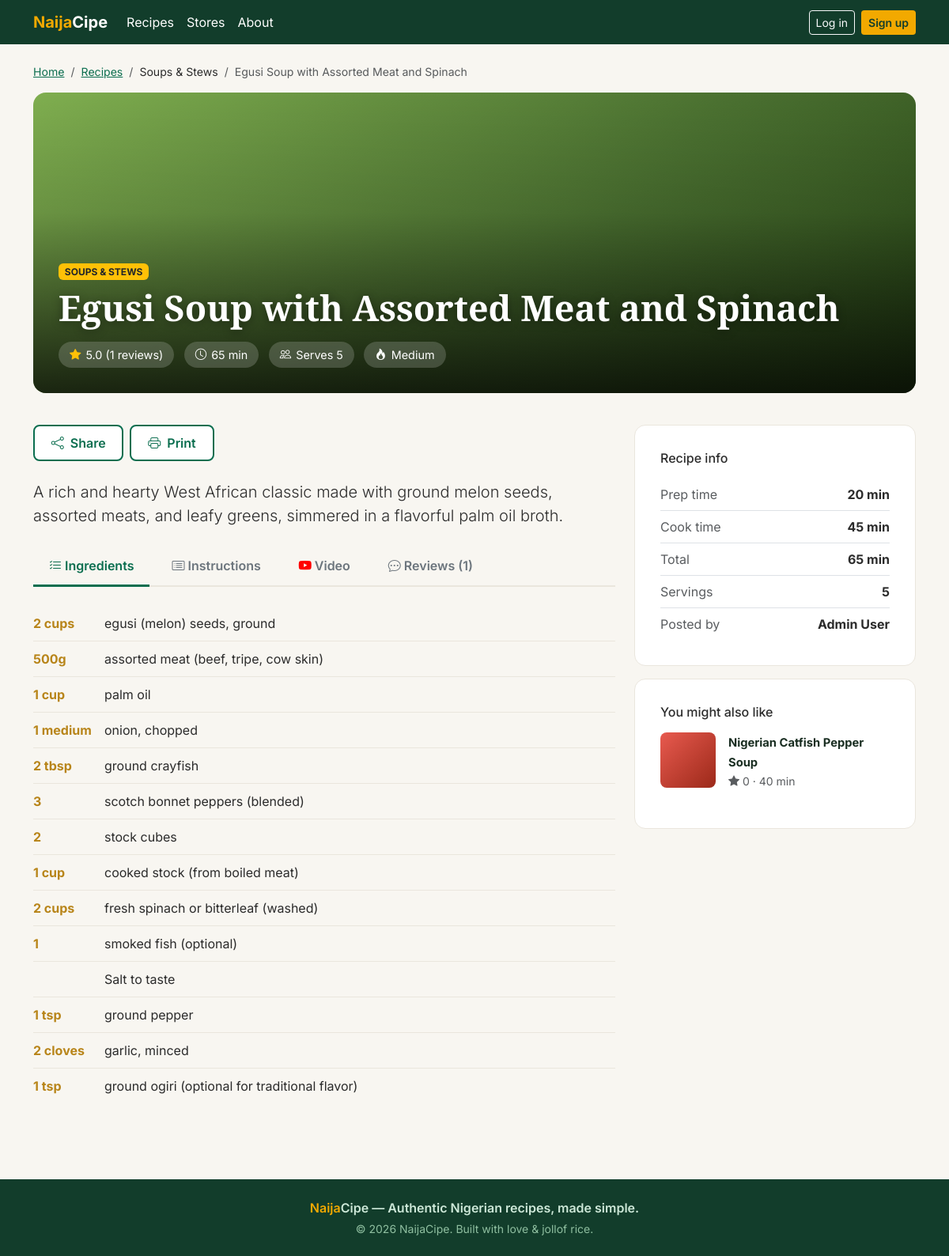
The page /recipes/egusi-soup-with-assorted-meat-and-spinach on the database its author committed.
### models.py (models this page shows, shortened)
class Recipe(db.Model):
    __tablename__ = 'recipes'
    id = db.Column(db.Integer, primary_key=True)
    title = db.Column(db.String(255), nullable=False)
    slug = db.Column(db.String(255), unique=True, nullable=False, index=True)
    category = db.Column(db.String(80))
    description = db.Column(db.Text)
    prep_time = db.Column(db.Integer)
    cook_time = db.Column(db.Integer)
    servings = db.Column(db.Integer)
    difficulty = db.Column(db.String(20))
    rating = db.Column(db.Float, default=0.0)
    review_count = db.Column(db.Integer, default=0)
    posted_by = db.Column(db.Integer, db.ForeignKey('users.id'))
    img_class = db.Column(db.String(50), default='img-egusi')
    cover_image = db.Column(db.String(500))
    youtube_url = db.Column(db.String(500))
    instructions = db.Column(db.Text)
    status = db.Column(db.String(20), default='published')
    created_at = db.Column(db.DateTime, default=datetime.utcnow)
    updated_at = db.Column(db.DateTime, default=datetime.utcnow, onupdate=datetime.utcnow)
    poster = db.relationship('User', foreign_keys=[posted_by])
    ingredients = db.relationship('RecipeIngredient', backref='recipe', lazy=True, cascade='all, delete-orphan')
    reviews = db.relationship('Review', backref='recipe', lazy=True, cascade='all, delete-orphan')
    favourites = db.relationship('Favourite', backref='recipe', lazy=True, cascade='all, delete-orphan')

class RecipeIngredient(db.Model):
    __tablename__ = 'recipe_ingredients'
    id = db.Column(db.Integer, primary_key=True)
    recipe_id = db.Column(db.Integer, db.ForeignKey('recipes.id'), nullable=False)
    quantity = db.Column(db.String(50))
    ingredient_name = db.Column(db.String(255))

class User(db.Model):
    __tablename__ = 'users'
    id = db.Column(db.Integer, primary_key=True)
    username = db.Column(db.String(80), unique=True, nullable=False, index=True)
    email = db.Column(db.String(120), unique=True, nullable=False, index=True)
    password = db.Column(db.String(255), nullable=False)
    full_name = db.Column(db.String(120))
    avatar_url = db.Column(db.String(500))
    created_at = db.Column(db.DateTime, default=datetime.utcnow)
    updated_at = db.Column(db.DateTime, default=datetime.utcnow, onupdate=datetime.utcnow)
    reviews = db.relationship('Review', backref='author', lazy=True, cascade='all, delete-orphan')
    favourites = db.relationship('Favourite', backref='user', lazy=True, cascade='all, delete-orphan')

### app.py (the view, shortened to what this page needs)
@app.route("/recipes/<slug>")
def recipe_detail(slug):
    db_recipe = Recipe.query.filter_by(slug=slug).first_or_404()
    review_form = ReviewForm()
    ingredient_list = [
        {"qty": ing.quantity or "", "name": ing.ingredient_name or ""}
        for ing in db_recipe.ingredients
    ]
    steps = [l.strip() for l in (db_recipe.instructions or "").splitlines() if l.strip()]
    instruction_list = [
        {"step_num": i + 1, "title": f"Step {i + 1}", "body": step}
        for i, step in enumerate(steps)
    ]
    review_list = [
        {
            "status": "approved",
            "rating": rv.rating,
            "body": rv.body,
            "created_at": rv.created_at,
            "user": {
                "full_name": rv.author.full_name or rv.author.username,
                "initial": (rv.author.full_name or rv.author.username)[0].upper(),
                "avatar_bg": None,
            },
        }
        for rv in db_recipe.reviews
    ]
    related_db = Recipe.query.filter(
        Recipe.category == db_recipe.category,
        Recipe.id != db_recipe.id,
        Recipe.status == 'published',
    ).limit(3).all()
    related = [
        {
            "slug": r.slug,
            "title": r.title,
            "img_class": r.img_class or "img-egusi",
            "avg_rating": round(r.rating or 0, 1),
            "total_time": (r.prep_time or 0) + (r.cook_time or 0),
        }
        for r in related_db
    ]
    poster_name = "Admin"
    if db_recipe.poster:
        poster_name = db_recipe.poster.full_name or db_recipe.poster.username
    recipe = types.SimpleNamespace(
        id=db_recipe.id,
        slug=db_recipe.slug,
        title=db_recipe.title,
        category=types.SimpleNamespace(name=db_recipe.category or ""),
        img_class=db_recipe.img_class or "img-egusi",
        avg_rating=round(db_recipe.rating or 0, 1),
        review_count=db_recipe.review_count or 0,
        total_time=(db_recipe.prep_time or 0) + (db_recipe.cook_time or 0),
        prep_time=db_recipe.prep_time or 0,
        cook_time=db_recipe.cook_time or 0,
        servings=db_recipe.servings or 0,
        difficulty=db_recipe.difficulty or "",
        description=db_recipe.description or "",
        posted_by=poster_name,
        youtube_url=db_recipe.youtube_url,
        ingredient_list=ingredient_list,
        instruction_list=instruction_list,
        review_list=review_list,
    )
    user_has_favourited = False
    user_has_reviewed = False
    return render_template(
        "screens/detail.html",
        recipe=recipe,
        user_has_favourited=user_has_favourited,
        user_has_reviewed=user_has_reviewed,
        review_form=review_form,
        related=related,
    )

### app.py (called while the page is built)
@app.context_processor
def inject_globals():
    current_user = None
    if session.get("logged_in") and session.get("user_id"):
        current_user = User.query.get(session.get("user_id"))
    return {
        "current_year": datetime.now().year,
        "app_name": "NaijaCipe",
        "is_logged_in": session.get("logged_in", False),
        "current_user": current_user,
    }

### templates/screens/detail.html (shortened to what this page needs)
{% extends "base.html" %}
{% from "partials/macros.html" import star_rating %}
{% block content %}
<div class="container py-4">
  <nav aria-label="breadcrumb" class="mb-3">
    <ol class="breadcrumb" style="font-size:.88rem;">
      <li class="breadcrumb-item">
        <a href="{{ url_for('landing') }}" style="color:var(--naija-green);">Home</a>
      </li>
      <li class="breadcrumb-item">
        <a href="{{ url_for('browse') }}" style="color:var(--naija-green);">Recipes</a>
      </li>
      <li class="breadcrumb-item">{{ recipe.category.name }}</li>
      <li class="breadcrumb-item active">{{ recipe.title }}</li>
    </ol>
  </nav>
  <div class="recipe-hero {{ recipe.img_class }}">
    <div>
      <span class="badge bg-warning text-dark mb-2">{{ recipe.category.name | upper }}</span>
      <h1>{{ recipe.title }}</h1>
      <div class="mt-3">
        <span class="meta-pill">
          <i class="bi bi-star-fill text-warning"></i>
          {{ recipe.avg_rating }} ({{ recipe.review_count }} reviews)
        </span>
        <span class="meta-pill"><i class="bi bi-clock"></i> {{ recipe.total_time }} min</span>
        <span class="meta-pill"><i class="bi bi-people"></i> Serves {{ recipe.servings }}</span>
        <span class="meta-pill"><i class="bi bi-fire"></i> {{ recipe.difficulty }}</span>
      </div>
    </div>
  </div>
  <div class="row g-4 mt-3">
    <div class="col-lg-8">
      <div class="d-flex flex-wrap gap-2 mb-4">
        <button class="btn btn-naija-outline">
          <i class="bi bi-share me-1"></i> Share
        </button>
        <button class="btn btn-naija-outline" onclick="window.print()">
          <i class="bi bi-printer me-1"></i> Print
        </button>
      </div>
      <p class="lead">{{ recipe.description }}</p>
      <ul class="nav nav-tabs nav-tabs-naija mt-4" id="recipeTabs" role="tablist">
        <li class="nav-item" role="presentation">
          <button class="nav-link active" data-bs-toggle="tab" data-bs-target="#tab-ingredients" type="button">
            <i class="bi bi-list-check"></i> Ingredients
          </button>
        </li>
        <li class="nav-item" role="presentation">
          <button class="nav-link" data-bs-toggle="tab" data-bs-target="#tab-instructions" type="button">
            <i class="bi bi-card-list"></i> Instructions
          </button>
        </li>
        <li class="nav-item" role="presentation">
          <button class="nav-link" data-bs-toggle="tab" data-bs-target="#tab-video" type="button">
            <i class="bi bi-youtube" style="color:#ff0000"></i> Video
          </button>
        </li>
        <li class="nav-item" role="presentation">
          <button class="nav-link {% if request.path.endswith('#tab-reviews') %}active{% endif %}"
                  data-bs-toggle="tab" data-bs-target="#tab-reviews" type="button">
            <i class="bi bi-chat-dots"></i> Reviews ({{ recipe.review_count }})
          </button>
        </li>
      </ul>
      <div class="tab-content py-4">
        <div class="tab-pane fade show active" id="tab-ingredients">
          {% for item in recipe.ingredient_list %}
          <div class="ingredient-item">
            <span class="ingredient-qty">{{ item.qty }}</span>
            <span>{{ item.name }}</span>
          </div>
          {% endfor %}
        </div>
      </div>
    </div>
    <div class="col-lg-4">
      <div class="form-wrap mb-3">
        <h6 class="mb-3">Recipe info</h6>
        <div class="d-flex justify-content-between py-2 border-bottom">
          <span class="text-muted">Prep time</span><strong>{{ recipe.prep_time }} min</strong>
        </div>
        <div class="d-flex justify-content-between py-2 border-bottom">
          <span class="text-muted">Cook time</span><strong>{{ recipe.cook_time }} min</strong>
        </div>
        <div class="d-flex justify-content-between py-2 border-bottom">
          <span class="text-muted">Total</span><strong>{{ recipe.total_time }} min</strong>
        </div>
        <div class="d-flex justify-content-between py-2 border-bottom">
          <span class="text-muted">Servings</span><strong>{{ recipe.servings }}</strong>
        </div>
        <div class="d-flex justify-content-between py-2">
          <span class="text-muted">Posted by</span><strong>{{ recipe.posted_by }}</strong>
        </div>
      </div>
      <div class="form-wrap">
        <h6 class="mb-3">You might also like</h6>
        {% for rel in related %}
        <a href="{{ url_for('recipe_detail', slug=rel.slug) }}" class="d-flex gap-3 mb-3 text-decoration-none">
          <div class="img-placeholder {{ rel.img_class }}"
               style="width:70px; height:70px; border-radius:8px; flex-shrink:0; padding:0;"></div>
          <div>
            <strong style="font-size:.92rem; color: var(--naija-dark);">{{ rel.title }}</strong><br>
            <small class="text-muted stars">
              <i class="bi bi-star-fill"></i> {{ rel.avg_rating }} · {{ rel.total_time }} min
            </small>
          </div>
        </a>
        {% else %}
        <p class="text-muted small">No related recipes found.</p>
        {% endfor %}
      </div>
    </div>
  </div>
</div>
{% endblock %}

### templates/base.html (shortened to what this page needs)
<!doctype html>
<html lang="en">
  <head>
    <link
      href="https://cdn.jsdelivr.net/npm/bootstrap@5.3.2/dist/css/bootstrap.min.css"
      rel="stylesheet"
    />
    <link
      rel="stylesheet"
      href="https://cdn.jsdelivr.net/npm/bootstrap-icons@1.11.1/font/bootstrap-icons.css"
    />
    <link
      rel="stylesheet"
      href="{{ url_for('static', filename='css/main.css') }}"
    />
  </head>
  <body>
    {% include "partials/navbar.html" %}
    <main>{% block content %}{% endblock %}</main>
     {% include
    "partials/footer.html" %}
  </body>
</html>

### templates/partials/navbar.html (shortened to what this page needs)
<nav class="navbar navbar-expand-lg sticky-top" style="background:#123d2b;">
  <div class="container">
    <a class="navbar-brand fw-bold text-white" href="{{ url_for('landing') }}">
      <span style="color:#f2a900;">Naija</span>Cipe
    </a>
    <div class="collapse navbar-collapse" id="navMain">
      <ul class="navbar-nav me-auto mb-2 mb-lg-0">
        <li class="nav-item">
          <a class="nav-link text-white" href="{{ url_for('browse') }}">Recipes</a>
        </li>
        <li class="nav-item">
          <a class="nav-link text-white" href="{{ url_for('stores') }}">Stores</a>
        </li>
        <li class="nav-item">
          <a class="nav-link text-white" href="{{ url_for('about') }}">About</a>
        </li>
      </ul>
      <div class="d-flex gap-2">
        {% if session.get('logged_in') %}
          {% if session.get('is_admin') %}
            <a href="{{ url_for('admin_panel') }}" class="btn btn-sm" style="background:#f2a900;color:#123d2b;font-weight:600;">
              <i class="bi bi-shield-lock-fill"></i> Admin
            </a>
            <a href="{{ url_for('add_recipe') }}" class="btn btn-outline-light btn-sm">
              <i class="bi bi-plus-lg"></i> Add Recipe
            </a>
          {% endif %}
          <a href="{{ url_for('dashboard') }}" class="btn btn-outline-light btn-sm">Dashboard</a>
          <a href="{{ url_for('logout') }}" class="btn btn-outline-light btn-sm">Log out</a>
        {% else %}
          <a href="{{ url_for('login') }}" class="btn btn-outline-light btn-sm">Log in</a>
          <a href="{{ url_for('register') }}" class="btn btn-sm" style="background:#f2a900;color:#123d2b;font-weight:600;">Sign up</a>
        {% endif %}
      </div>
    </div>
  </div>
</nav>

### templates/partials/footer.html
<footer style="background:#123d2b;color:#cde8d8;" class="mt-5 py-4">
  <div class="container text-center">
    <p class="mb-1 fw-semibold">
      <span style="color:#f2a900;">Naija</span>Cipe &mdash; Authentic Nigerian recipes, made simple.
    </p>
    <p class="mb-0 small" style="color:#8fbfa0;">
      &copy; {{ now.year if now is defined else 2026 }} NaijaCipe. Built with love &amp; jollof rice.
    </p>
  </div>
</footer>

### static/css/main.css (style rules this page uses)
body, main, .auth-wrap { pointer-events: auto !important; filter: none !important; }
:root { --naija-green: #0b6e4f; --naija-green-dark: #075238; --naija-green-light: #1c8e6a; --naija-gold: #e3a71c; --naija-gold-dark: #b8851a; --naija-cream: #fff8e7; --naija-red: #d64545; --naija-dark: #1a2e22; --naija-charcoal: #2b2b2b; --naija-gray-100: #f8f6f1; --naija-gray-200: #eae6dd; }
* { scroll-behavior: smooth; }
body { font-family: "Inter", system-ui, -apple-system, sans-serif; background: var(--naija-gray-100); color: var(--naija-charcoal); }
.display-font, h1, h2, h3, .brand-logo { font-family: "Playfair Display", Georgia, serif; }
main { animation: fadeIn 0.25s ease; }
.btn-naija-outline { background: #fff; color: var(--naija-green); border: 2px solid var(--naija-green); font-weight: 600; padding: 0.55rem 1.3rem; border-radius: 8px; transition: all 0.15s; }
.stars { color: var(--naija-gold); }
.img-placeholder { position: relative; }
.img-placeholder::after { content: attr(data-label); position: absolute; bottom: 12px; left: 14px; color: #fff; font-weight: 700; font-size: 1.15rem; text-shadow: 0 2px 6px rgba(0, 0, 0, 0.6); font-family: "Playfair Display", serif; }
.img-egusi { background: linear-gradient(135deg, #7fae4f, #4a7030 60%, #2b4a18 100%); }
.img-pepper { background: linear-gradient(135deg, #e85a4f, #9c2919 100%); }
.recipe-hero { height: 380px; border-radius: 16px; position: relative; display: flex; align-items: flex-end; padding: 2rem; color: #fff; overflow: hidden; }
.recipe-hero::before { content: ""; position: absolute; inset: 0; background: linear-gradient( to top, rgba(0, 0, 0, 0.75) 0%, rgba(0, 0, 0, 0.1) 60%, transparent 100% ); }
.recipe-hero > div { position: relative; z-index: 2; }
.recipe-hero h1 { font-size: 2.8rem; font-weight: 800; margin: 0; text-shadow: 0 2px 12px rgba(0, 0, 0, 0.4); }
.meta-pill { display: inline-flex; align-items: center; gap: 6px; background: rgba(255, 255, 255, 0.18); backdrop-filter: blur(8px); padding: 6px 14px; border-radius: 20px; font-size: 0.9rem; margin-right: 8px; color: #fff; }
.nav-tabs-naija { border-bottom: 2px solid var(--naija-gray-200); gap: 8px; }
.nav-tabs-naija .nav-link { border: none; color: #6c757d; font-weight: 600; padding: 12px 20px; border-bottom: 3px solid transparent; margin-bottom: -2px; background: transparent; }
.nav-tabs-naija .nav-link.active { background: transparent; color: var(--naija-green); border-bottom-color: var(--naija-green); }
.ingredient-item { display: flex; align-items: center; padding: 10px 0; border-bottom: 1px solid var(--naija-gray-200); }
.ingredient-item:last-child { border-bottom: none; }
.ingredient-qty { color: var(--naija-gold-dark); font-weight: 700; min-width: 90px; }
.form-wrap { background: #fff; border-radius: 14px; padding: 2rem; border: 1px solid var(--naija-gray-200); }

### rows shown on the page
Recipe: category.name "Soups & Stews", title "Egusi Soup with Assorted Meat and Spinach", category.name "SOUPS & STEWS", difficulty "Medium", description "A rich and hearty West African classic made with ground melon seeds, assorted meats, and leafy greens, simmered in a flavorful palm oil broth."
RecipeIngredient: qty "2 cups", name "egusi (melon) seeds, ground"
RecipeIngredient: qty "500g", name "assorted meat (beef, tripe, cow skin)"
RecipeIngredient: qty "1 cup", name "palm oil"
RecipeIngredient: qty "1 medium", name "onion, chopped"
RecipeIngredient: qty "2 tbsp", name "ground crayfish"
RecipeIngredient: qty "3", name "scotch bonnet peppers (blended)"
RecipeIngredient: qty "2", name "stock cubes"
RecipeIngredient: qty "1 cup", name "cooked stock (from boiled meat)"
RecipeIngredient: qty "2 cups", name "fresh spinach or bitterleaf (washed)"
RecipeIngredient: qty "1", name "smoked fish (optional)"
RecipeIngredient: name "Salt to taste"
RecipeIngredient: qty "1 tsp", name "ground pepper"
RecipeIngredient: qty "2 cloves", name "garlic, minced"
RecipeIngredient: qty "1 tsp", name "ground ogiri (optional for traditional flavor)"
User: posted_by "Admin User"
Recipe: title "Nigerian Catfish Pepper Soup", avg_rating "0", total_time "40"

### other values the page prints
{{ recipe.avg_rating }} "5.0"
{{ recipe.review_count }} "1"
{{ recipe.total_time }} "65"
{{ recipe.servings }} "5"
{{ recipe.prep_time }} "20"
{{ recipe.cook_time }} "45"
{{ now.year if now is defined else 2026 }} "2026"
